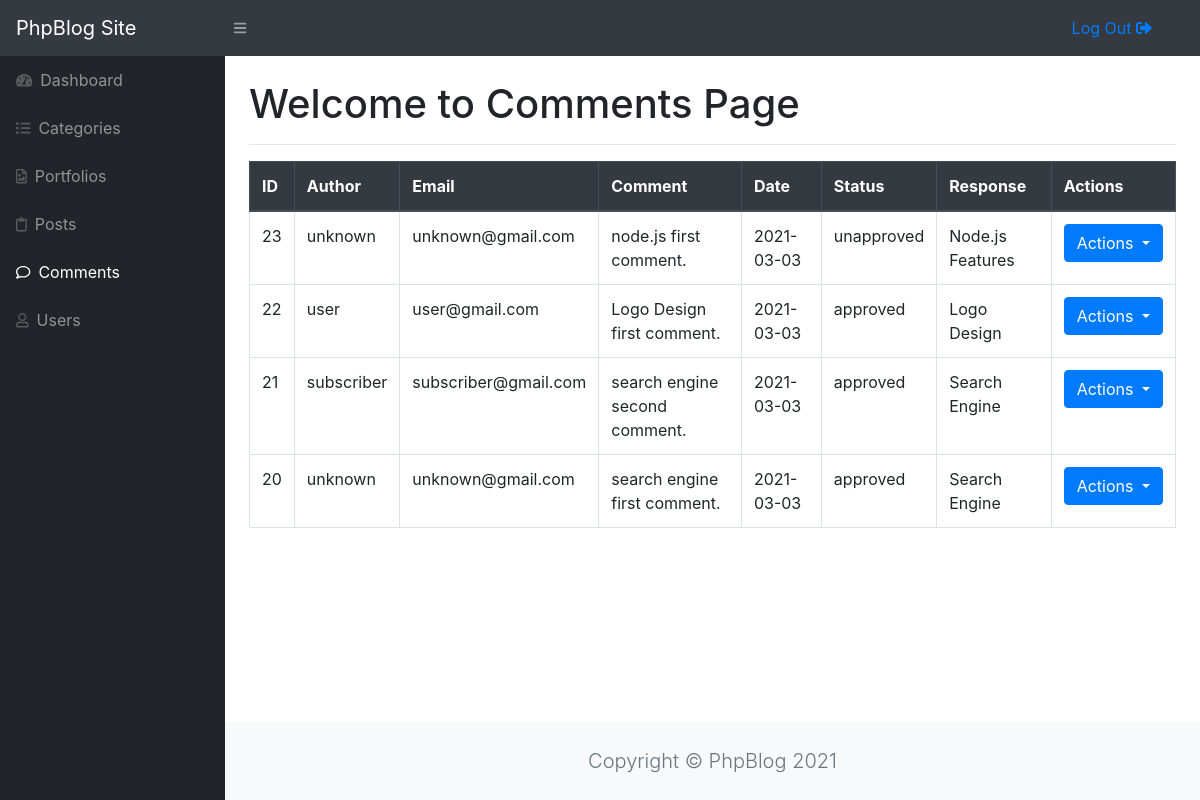
The app's page /admin/comments.php (signed in) with its own data.
### tables this page shows
CREATE TABLE `comments` (
  `comment_id` int(5) NOT NULL,
  `comment_post_id` int(5) NOT NULL,
  `comment_date` date NOT NULL,
  `comment_author` varchar(50) NOT NULL,
  `comment_email` varchar(64) NOT NULL,
  `comment_text` text NOT NULL,
  `comment_status` varchar(50) NOT NULL
);

CREATE TABLE `posts` (
  `post_id` int(11) NOT NULL,
  `post_category` varchar(50) NOT NULL,
  `post_title` varchar(100) NOT NULL,
  `post_author` varchar(100) NOT NULL,
  `post_date` date NOT NULL,
  `post_comment_number` int(10) NOT NULL,
  `post_image` text NOT NULL,
  `post_text` text NOT NULL,
  `post_tags` text NOT NULL,
  `post_hits` int(10) NOT NULL
);

### admin/comments.php (the view, shortened to what this page needs)
<?php include "includes/admin_header.php"; ?>
    <div id="layoutSidenav">
<?php include "includes/admin_sidebar.php"; ?>
    <div id="layoutSidenav_content">
    <main>
    <div class="container-fluid mt-4">
    <h1>Welcome to Comments Page</h1>
    <hr>
    <table class="table table-bordered">
        <thead class="thead-dark">
        <tr>
            <th>ID</th>
            <th>Author</th>
            <th>Email</th>
            <th>Comment</th>
            <th>Date</th>
            <th>Status</th>
            <th>Response</th>
            <th>Actions</th>
        </tr>
        </thead>
        <tbody>
        <?php
        $sql_query = "SELECT * FROM comments ORDER BY comment_id DESC ";
        $select_all_comments = mysqli_query($conn, $sql_query);
        $k = 1;
        while ($row = mysqli_fetch_assoc($select_all_comments)) {
            $comment_id = $row["comment_id"];
            $comment_post_id = $row["comment_post_id"];
            $comment_author = $row["comment_author"];
            $comment_date = $row["comment_date"];
            $comment_email = $row["comment_email"];
            $comment_status = $row["comment_status"];
            $comment_text = substr($row["comment_text"], 0, 100);
            echo " <tr>
            <td>{$comment_id}</td>
            <td>{$comment_author}</td>
            <td>{$comment_email}</td>
            <td>{$comment_text}</td>
            <td>{$comment_date}</td>
            <td>{$comment_status}</td>";
            $query = "SELECT * FROM posts WHERE post_id=$comment_post_id";
            $select_post_id_query = mysqli_query($conn, $query);
            while ($row2 = mysqli_fetch_assoc($select_post_id_query)) {
                $post_title = $row2["post_title"];
            }
            echo "<td>{$post_title}</td>";
            echo "<td>
                <div class='dropdown'>
                    <button class='btn btn-primary dropdown-toggle' type='button' id='dropdownMenuButton'
                            data-toggle='dropdown' aria-haspopup='true' aria-expanded='false'>
                        Actions
                    </button>
                    <div class='dropdown-menu' aria-labelledby='dropdownMenuButton'>
                        <a class='dropdown-item' data-toggle='modal' data-target='#view_modal$k' href='#'>View</a>
                        <div class='dropdown-divider'></div>
                        <a class='dropdown-item' href='comments.php?delete={$comment_id}'>Delete</a>
                        <div class='dropdown-divider'></div>
                        <a class='dropdown-item' href='comments.php?approved={$comment_id}'>Approve</a>
                        <div class='dropdown-divider'></div>
                        <a class='dropdown-item' href='comments.php?unapproved={$comment_id}'>Unapprove</a>
                    </div>
                </div>
            </td>
        </tr>";
            ?>
            <?php $k++;
        } ?>
        </tbody>
    </table>
<?php include "includes/admin_footer.php"; ?>

### records on screen
comments: comment_id "23", comment_author "unknown", comment_email "unknown@gmail.com", comment_text "node.js first comment.", comment_date "2021-03-03", comment_status "unapproved", posts.post_title "Node.js Features"
comments: comment_id "22", comment_author "user", comment_email "user@gmail.com", comment_text "Logo Design first comment.", comment_date "2021-03-03", comment_status "approved", posts.post_title "Logo Design"
comments: comment_id "21", comment_author "subscriber", comment_email "subscriber@gmail.com", comment_text "search engine second comment.", comment_date "2021-03-03", comment_status "approved", posts.post_title "Search Engine"
comments: comment_id "20", comment_author "unknown", comment_email "unknown@gmail.com", comment_text "search engine first comment.", comment_date "2021-03-03", comment_status "approved", posts.post_title "Search Engine"
